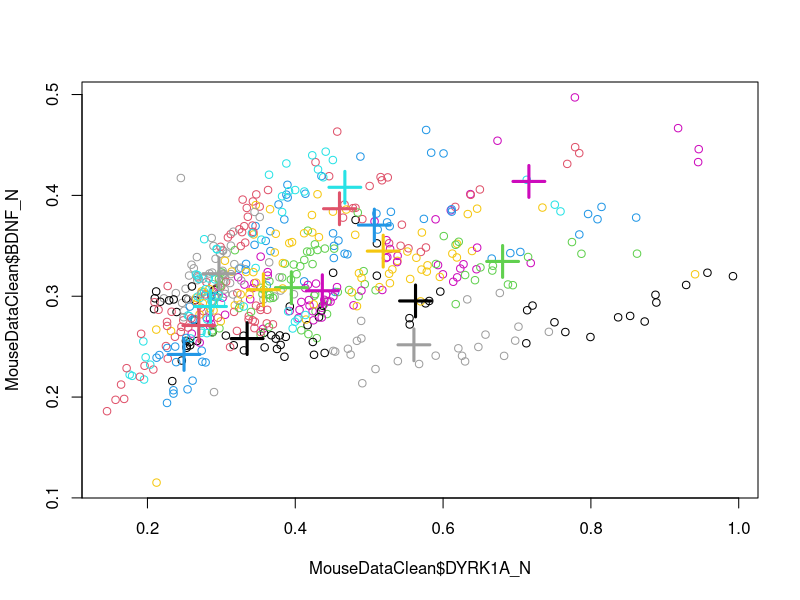
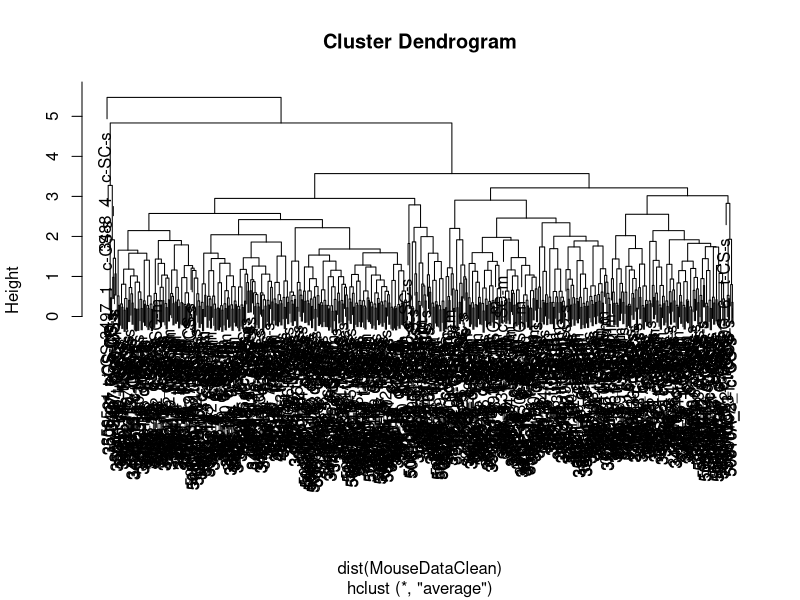

The R source for these figures, in order:
# https://archive.ics.uci.edu/ml/datasets/Mice+Protein+Expression#

# 1 Mouse ID 
# 2..78 Values of expression levels of 77 proteins; the names of proteins are followed by â€œ_nâ€ indicating that they were measured in the nuclear fraction. For example: DYRK1A_n 
# 79 Genotype: control (c) or trisomy (t) 
# 80 Treatment type: memantine (m) or saline (s) 
# 81 Behavior: context-shock (CS) or shock-context (SC) 
# 82 Class: c-CS-s, c-CS-m, c-SC-s, c-SC-m, t-CS-s, t-CS-m, t-SC-s, t-SC-m 

library(dplyr);
library(gplots);


MouseDataRaw <- read.csv(file="data/Data_Cortex_Nuclear.csv",head=TRUE,sep=";");

summary(MouseDataRaw);
names(MouseDataRaw);
attributes(MouseDataRaw);


# STEP 1: Restructure data for the clustering process
# ====================================================
# First, include an extra column that will correspond to the label of each instance
# The label is constructed through concantenation of two existing fields:
# MouseID and class  (e.g.:   )
MouseDataRaw$rowNamesInfo <- paste(MouseDataRaw$MouseID, MouseDataRaw$class, sep="   ");

# Second, split the dataset for the different classes (i.e. 8 datasets)
# Each subset contains 78 attributes: the 77 protein expression levels, and the label
MouseData_cCSs <- MouseDataRaw %>%
  na.omit() %>%
  filter(class == "c-CS-s") %>%
  select(-MouseID, -Genotype, -Treatment, -Behavior, -class);


MouseData_cCSm <- MouseDataRaw %>%
  na.omit() %>%
  filter(class == "c-CS-m") %>%
  select(-MouseID, -Genotype, -Treatment, -Behavior, -class);

MouseData_cSCs <- MouseDataRaw %>%
  na.omit() %>%
  filter(class == "c-SC-s") %>%
  select(-MouseID, -Genotype, -Treatment, -Behavior, -class);

MouseData_cSCm <- MouseDataRaw %>%
  na.omit() %>%
  filter(class == "c-SC-m") %>%
  select(-MouseID, -Genotype, -Treatment, -Behavior, -class);

MouseData_tCSs <- MouseDataRaw %>%
  na.omit() %>%
  filter(class == "t-CS-s") %>%
  select(-MouseID, -Genotype, -Treatment, -Behavior, -class);

MouseData_tCSm <- MouseDataRaw %>%
  na.omit() %>%
  filter(class == "t-CS-m") %>%
  select(-MouseID, -Genotype, -Treatment, -Behavior, -class);

MouseData_tSCs <- MouseDataRaw %>%
  na.omit() %>%
  filter(class == "t-SC-s") %>%
  select(-MouseID, -Genotype, -Treatment, -Behavior, -class);

MouseData_tSCm <- MouseDataRaw %>%
  na.omit() %>%
  filter(class == "t-SC-m") %>%
  select(-MouseID, -Genotype, -Treatment, -Behavior, -class);


# Finally, join all subsets in the final set. The label attribute is assigned as the
# row name, and dropped as an independent attribute
# Final construct: each row has 77 attributes (for the 77 proteins)
MouseDataClean <- bind_rows(MouseData_cCSs, MouseData_cCSm, MouseData_cSCs, MouseData_cSCm, MouseData_tCSs, MouseData_tCSm, MouseData_tSCs, MouseData_tSCm);
rownames(MouseDataClean) <- MouseDataClean$rowNamesInfo; 
MouseDataClean <- select(MouseDataClean, -rowNamesInfo);



# STEP 2: Perform k-means clustering
# ===================================


# +++++++++++++++++++++++++++++++++++++++++++++++++++++++++++++
# You should select:
#     a. number of centers, and
#     b. specific attributes
# that will better facilitate clustering of instances
# +++++++++++++++++++++++++++++++++++++++++++++++++++++++++++++

# Creates the png image file
png("KmeansMouseProteinExpression.png",          # create PNG for the heat map        
    width     = 8000,
    height    = 6000,
    res       = 300,                             # 300 pixels per inch
    pointsize = 8)                               # smaller font size

# Performs k-mean clustering using k = 16
clusters <- kmeans(MouseDataClean, centers = 16);

# Plots the attributes DYRK1A_N and BDNF_N (columns 1 and 3 respectively)
# using the cluster id as different colors
plot(MouseDataClean$DYRK1A_N, MouseDataClean$BDNF_N, col = clusters$cluster);

# Identifies the centers for the selected columns (attributes), i.e. 1 and 3
centers <-subset(clusters$centers, select = c(1,3));
# Prints out the centroids as crosses on the figure
points(centers, col = 1:8, pch= 3, cex= 3, lwd= 3);
dev.off()


# STEP 3: Perform hierarchical clustering
# ========================================

# +++++++++++++++++++++++++++++++++++++++++++++++++++++++++++++
# You should select the clustering method
# that will better facilitate clustering of instances
# +++++++++++++++++++++++++++++++++++++++++++++++++++++++++++++

# Creates the png image file
png("HierarchicalClusteringMouseProteinExpression.png",          # create PNG for the heat map        
    width     = 8000,
    height    = 6000,
    res       = 300,                             # 300 pixels per inch
    pointsize = 8)                               # smaller font size

# perform the hierarchical clustering with "ave" (i.e. average) as the method
hc<-hclust(dist(MouseDataClean), method="ave");
plot(hc);

dev.off()
